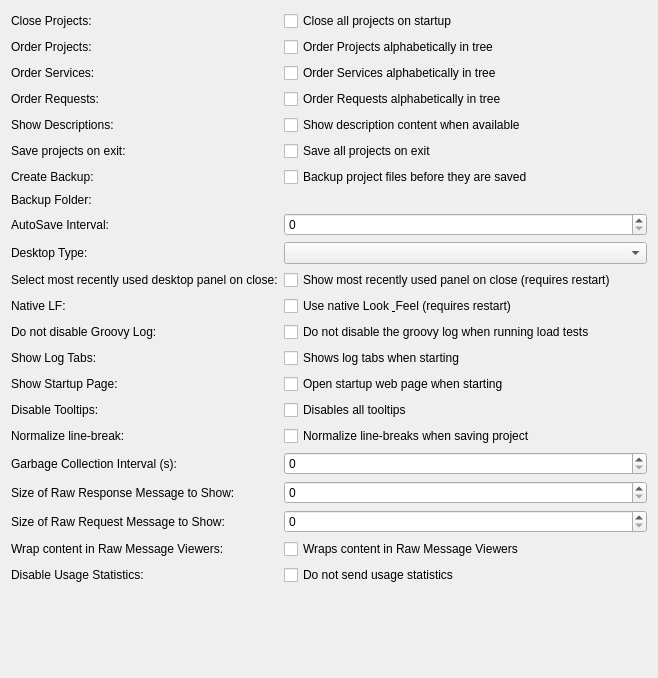
         <widget class="QWidget" name="uiSettingsPageScrollAreaWidgetContents">
          <property name="geometry">
           <rect>
            <x>0</x>
            <y>-163</y>
            <width>658</width>
            <height>678</height>
           </rect>
          </property>
          <layout class="QFormLayout" name="uiSettingsFormLayout">
           <property name="labelAlignment">
            <set>Qt::AlignmentFlag::AlignLeading|Qt::AlignmentFlag::AlignLeft|Qt::AlignmentFlag::AlignVCenter</set>
           </property>
           <item row="0" column="0">
            <widget class="QLabel" name="uiCloseProjectsLabel">
             <property name="text">
              <string>Close Projects:</string>
             </property>
            </widget>
           </item>
           <item row="0" column="1">
            <widget class="QCheckBox" name="uiCloseProjectsCheckBox">
             <property name="text">
              <string>Close all projects on startup</string>
             </property>
            </widget>
           </item>
           <item row="1" column="0">
            <widget class="QLabel" name="uiOrderProjectsLabel">
             <property name="text">
              <string>Order Projects:</string>
             </property>
            </widget>
           </item>
           <item row="1" column="1">
            <widget class="QCheckBox" name="uiOrderProjectsCheckBox">
             <property name="text">
              <string>Order Projects alphabetically in tree</string>
             </property>
            </widget>
           </item>
           <item row="2" column="0">
            <widget class="QLabel" name="uiOrderServicesLabel">
             <property name="text">
              <string>Order Services:</string>
             </property>
            </widget>
           </item>
           <item row="2" column="1">
            <widget class="QCheckBox" name="uiOrderServicesCheckBox">
             <property name="text">
              <string>Order Services alphabetically in tree</string>
             </property>
            </widget>
           </item>
           <item row="3" column="0">
            <widget class="QLabel" name="uiOrderRequestsLabel">
             <property name="text">
              <string>Order Requests:</string>
             </property>
            </widget>
           </item>
           <item row="3" column="1">
            <widget class="QCheckBox" name="uiOrderRequestsCheckBox">
             <property name="text">
              <string>Order Requests alphabetically in tree</string>
             </property>
            </widget>
           </item>
           <item row="4" column="0">
            <widget class="QLabel" name="uiShowDescriptionsLabel">
             <property name="text">
              <string>Show Descriptions:</string>
             </property>
            </widget>
           </item>
           <item row="4" column="1">
            <widget class="QCheckBox" name="uiShowDescriptionsCheckBox">
             <property name="text">
              <string>Show description content when available</string>
             </property>
            </widget>
           </item>
           <item row="5" column="0">
            <widget class="QLabel" name="uiSaveProjectLabel">
             <property name="text">
              <string>Save projects on exit:</string>
             </property>
            </widget>
           </item>
           <item row="5" column="1">
            <widget class="QCheckBox" name="uiSaveProjectCheckBox">
             <property name="text">
              <string>Save all projects on exit</string>
             </property>
            </widget>
           </item>
           <item row="6" column="0">
            <widget class="QLabel" name="uiCreatBackupLabel">
             <property name="text">
              <string>Create Backup:</string>
             </property>
            </widget>
           </item>
           <item row="6" column="1">
            <widget class="QCheckBox" name="uiCreatBackupCheckBox">
             <property name="text">
              <string>Backup project files before they are saved</string>
             </property>
            </widget>
           </item>
           <item row="7" column="0">
            <widget class="QLabel" name="uiBackupFolderLabel">
             <property name="text">
              <string>Backup Folder:</string>
             </property>
            </widget>
           </item>
           <item row="7" column="1">
            <widget class="KUrlRequester" name="uiBackupFolderUrlRequester"/>
           </item>
           <item row="8" column="0">
            <widget class="QLabel" name="uiAutosaveIntervalLabel">
             <property name="text">
              <string>AutoSave Interval:</string>
             </property>
            </widget>
           </item>
           <item row="8" column="1">
            <widget class="QSpinBox" name="uiAutosaveIntervalSpinBox">
             <property name="maximum">
              <number>2147483647</number>
             </property>
            </widget>
           </item>
           <item row="9" column="0">
            <widget class="QLabel" name="uiDesktopTypeLabel">
             <property name="text">
              <string>Desktop Type:</string>
             </property>
            </widget>
           </item>
           <item row="9" column="1">
            <widget class="QComboBox" name="uiDesktopTypeComboBox"/>
           </item>
           <item row="10" column="0">
            <widget class="QLabel" name="uiMostRecentPanelLabel">
             <property name="text">
              <string>Select most recently used desktop panel on close:</string>
             </property>
            </widget>
           </item>
           <item row="10" column="1">
            <widget class="QCheckBox" name="uiMostRecentPanelCheckBox">
             <property name="text">
              <string>Show most recently used panel on close (requires restart)</string>
             </property>
            </widget>
           </item>
           <item row="11" column="0">
            <widget class="QLabel" name="uiNativeLookLabel">
             <property name="text">
              <string>Native LF:</string>
             </property>
            </widget>
           </item>
           <item row="11" column="1">
            <widget class="QCheckBox" name="uiNativeLookCheckBox">
             <property name="text">
              <string>Use native Look &amp; Feel (requires restart)</string>
             </property>
            </widget>
           </item>
           <item row="12" column="0">
            <widget class="QLabel" name="uiGroovyLogLabel">
             <property name="text">
              <string>Do not disable Groovy Log:</string>
             </property>
            </widget>
           </item>
           <item row="12" column="1">
            <widget class="QCheckBox" name="uiGroovyLogCheckBox">
             <property name="text">
              <string>Do not disable the groovy log when running load tests</string>
             </property>
            </widget>
           </item>
           <item row="13" column="0">
            <widget class="QLabel" name="uiLogTabsLabel">
             <property name="text">
              <string>Show Log Tabs:</string>
             </property>
            </widget>
           </item>
           <item row="13" column="1">
            <widget class="QCheckBox" name="uiLogTabsCheckBox">
             <property name="text">
              <string>Shows log tabs when starting</string>
             </property>
            </widget>
           </item>
           <item row="14" column="0">
            <widget class="QLabel" name="uiShowStartupPageLabel">
             <property name="text">
              <string>Show Startup Page:</string>
             </property>
            </widget>
           </item>
           <item row="14" column="1">
            <widget class="QCheckBox" name="uiShowStartupPageCheckBox">
             <property name="text">
              <string>Open startup web page when starting</string>
             </property>
            </widget>
           </item>
           <item row="15" column="0">
            <widget class="QLabel" name="uiDisableTooltipsLabel">
             <property name="text">
              <string>Disable Tooltips:</string>
             </property>
            </widget>
           </item>
           <item row="15" column="1">
            <widget class="QCheckBox" name="uiDisableTooltipsCheckBox">
             <property name="text">
              <string>Disables all tooltips</string>
             </property>
            </widget>
           </item>
           <item row="16" column="0">
            <widget class="QLabel" name="uiNormalizeLinebreakLabel">
             <property name="text">
              <string>Normalize line-break:</string>
             </property>
            </widget>
           </item>
           <item row="16" column="1">
            <widget class="QCheckBox" name="uiNormalizeLinebreakCheckBox">
             <property name="text">
              <string>Normalize line-breaks when saving project</string>
             </property>
            </widget>
           </item>
           <item row="17" column="0">
            <widget class="QLabel" name="uiGargabeCollectionIntervalLabel">
             <property name="text">
              <string>Garbage Collection Interval (s):</string>
             </property>
            </widget>
           </item>
           <item row="17" column="1">
            <widget class="QSpinBox" name="uiGargabeCollectionIntervalSpinBox">
             <property name="maximum">
              <number>2147483647</number>
             </property>
            </widget>
           </item>
           <item row="18" column="0">
            <widget class="QLabel" name="uiRawResponseSizeLabel">
             <property name="text">
              <string>Size of Raw Response Message to Show:</string>
             </property>
            </widget>
           </item>
           <item row="18" column="1">
            <widget class="QSpinBox" name="uiRawResponseSizeSpinBox">
             <property name="maximum">
              <number>2147483647</number>
             </property>
            </widget>
           </item>
           <item row="19" column="0">
            <widget class="QLabel" name="uiRawRequestSizeLabel">
             <property name="text">
              <string>Size of Raw Request Message to Show:</string>
             </property>
            </widget>
           </item>
           <item row="19" column="1">
            <widget class="QSpinBox" name="uiRawRequestSizeSpinBox">
             <property name="maximum">
              <number>2147483647</number>
             </property>
            </widget>
           </item>
           <item row="20" column="0">
            <widget class="QLabel" name="uiWrapRawContentLabel">
             <property name="text">
              <string>Wrap content in Raw Message Viewers:</string>
             </property>
            </widget>
           </item>
           <item row="20" column="1">
            <widget class="QCheckBox" name="uiWrapRawContentCheckBox">
             <property name="text">
              <string>Wraps content in Raw Message Viewers</string>
             </property>
            </widget>
           </item>
           <item row="21" column="0">
            <widget class="QLabel" name="uiDisableUsageStatisticsLabel">
             <property name="text">
              <string>Disable Usage Statistics:</string>
             </property>
            </widget>
           </item>
           <item row="21" column="1">
            <widget class="QCheckBox" name="uiDisableUsageStatisticsCheckBox">
             <property name="text">
              <string>Do not send usage statistics</string>
             </property>
            </widget>
           </item>
          </layout>
         </widget>
